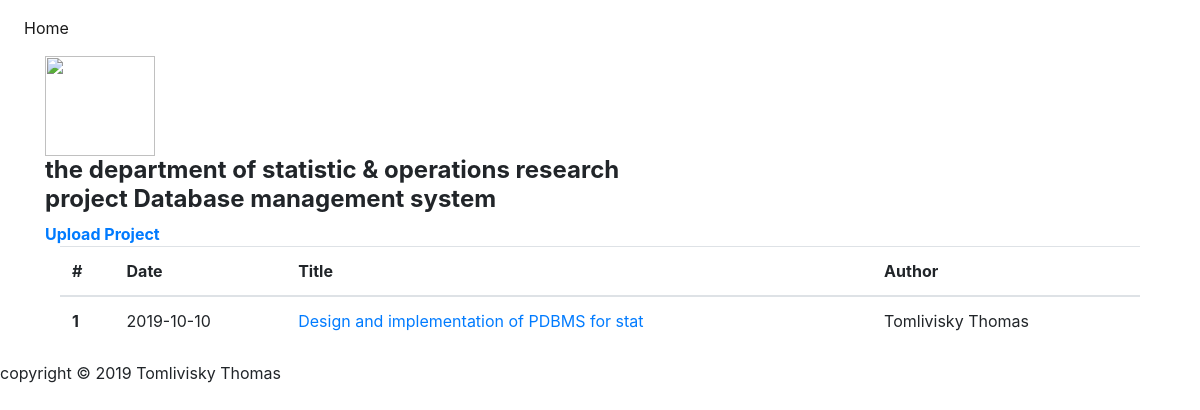
Before: / with the older database file.
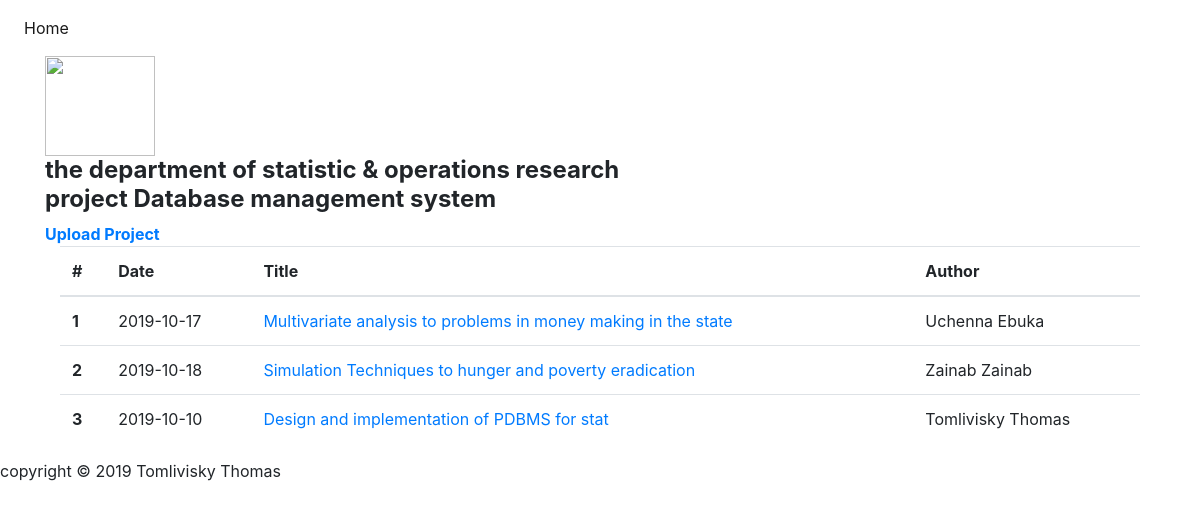
After: the same page with the newer database file.
### tables this page shows
CREATE TABLE `projects` (
  `id` int(11) NOT NULL,
  `title` varchar(64) NOT NULL,
  `dateandtime` varchar(16) NOT NULL,
  `abstract` text NOT NULL,
  `file` varchar(300) NOT NULL,
  `author` varchar(64) NOT NULL
);

### application/controllers/Projects.php (called while the page is built, shortened)
<?php
class Projects extends App_Controller
{
    public function index()
    {
        $data = array(
            'title' => 'Projects List',
            'main_content' => 'projects/projects_list',
            'projects' => $this->Projects_model->get_all(),
        );
        $this->load->view('layouts/mainview', $data);
    }
}

### index.php (called while the page is built, shortened)
<?php
require_once BASEPATH.'core/CodeIgniter.php';

### application/models/Projects_model.php (called while the page is built, shortened)
<?php
class Projects_model extends CI_Model
{
    public $table = 'projects';
    public $id = 'id';
    public $order = 'DESC';
    function get_all()
    {
        $this->db->order_by($this->id, $this->order);
        return $this->db->get($this->table)->result();
    }
}

### application/views/projects/projects_list.php (the view, shortened to what this page needs)
<div class="col-md-12">
  <div class="upload row upload-btn">
        <a  class="uploadproject" href="<?=base_url('projects/upload') ?>"><strong>Upload Project</strong></a>
      </div>
      <div class="table-section">
        <div class="table-responsive">
            <table class="table table-hover" id="datatable"  data-toggle="table" data-pagination="true" data-page-size="5" data-search="true">
              <thead>
                <tr>
                  <th scope="col">#</th>
                  <th scope="col">Date</th>
                  <th scope="col">Title</th>
                  <th scope="col">Author</th>
                </tr>
              </thead>
              <tbody>
              <?php
                  $sn = 1;
                  foreach ($projects as $project ) {
                      echo '<tr>
                              <th scope="row">'.$sn.'</th>
                              <td>'.$project->dateandtime.'</td>
                              <td><a href="'.base_url('projects/preview/'.$project->id.'').'">'.$project->title.'</a></td>
                              <td>'.$project->author.'</td>
                          </tr>';
                      $sn++;
                  }
              ?>
              </tbody>
            </table>
        </div>
        </div>
</div>

### application/views/layouts/mainview.php (shortened to what this page needs)
<!DOCTYPE html>
<html lang="en">
<head>
    <link rel="stylesheet" href="<?php echo base_url("css/bootstrap.min.css"); ?>">
    <link rel="stylesheet" href="https://unpkg.com/bootstrap-table@1.15.4/dist/bootstrap-table.min.css">
    <link rel="stylesheet" href="<?php echo base_url(); ?>css/style.min.css">
    <link rel="stylesheet" href="<?php echo base_url(); ?>css/animate.css">
    <link rel="stylesheet" href="<?php echo base_url(); ?>css/fontawesome.min.css">
    <link rel="stylesheet" href="<?php echo base_url(); ?>css/dashboard.css">
</head>
<body>
    <main>
        <nav class="navbar navbar-expand-lg navbar-light ">
            <div class="collapse navbar-collapse" id="navbarTogglerDemo01">
               <ul class="navbar-nav mr-auto mt-2 mt-lg-0">
                <li class="nav-item active">
                  <a class="nav-link" href="<?=base_url(); ?>">Home <span class="sr-only">(current)</span></a>
                </li>
              </ul>
            </div>
          </nav>
          <header>
              <div class="container">
                <div class="MainHeading header">
                  <span>
                    <img src="<?php echo base_url() ?>images/MAUTECH-Post-UTME-Form-o3schools.jpeg" width="110" height="100">
                  </span>
                    <h4><b>the department of statistic & operations research <br> project Database management system </b></h4>
                </div>
                <div class="main-content">
                    <?php $this->load->view($main_content); ?>
                </div>
              </div>
          </header>
    </main>
    <footer>
        <div class="footer-content">
            <p>copyright &copy; 2019 Tomlivisky Thomas</p>
        </div>
    </footer>
</body>
</html>

Changed rows visible on the page:
added projects: dateandtime "2019-10-17", title "Multivariate analysis to problems in money making in the state", author "Uchenna Ebuka"
added projects: dateandtime "2019-10-18", title "Simulation Techniques to hunger and poverty eradication", author "Zainab Zainab"
